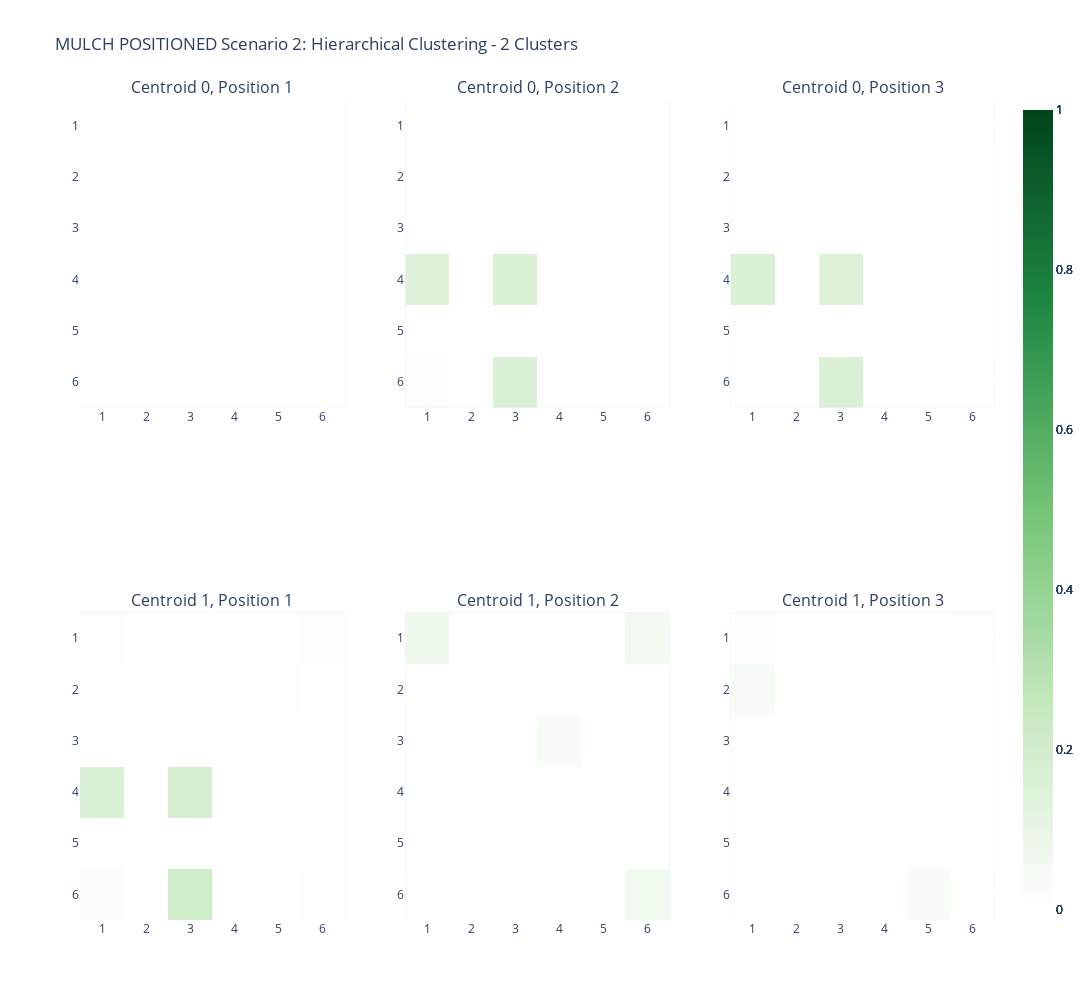

Source (notebook cell):
### Code cell
# heatmaps for hierarchcal (manual clustering)

memberships = [[], []]
for i in range(len(final_perm)):
    memberships[final_perm[i]].append(i)

hierarchical_centroids = []
for group in memberships:
    hierarchical_centroids.append(list(count_table0[group].mean(axis=1)))

print(memberships)

# creates the heatmaps for the hierarchical clustering

fig = make_subplots()
if positioned:
    fig = create_centroid_heatmaps_POSITIONED(hierarchical_centroids)
else:
    fig = create_centroid_heatmaps_POSITIONLESS(hierarchical_centroids)
fig.update_layout(title=f'MULCH {positioned_label} Scenario 2: Hierarchical Clustering - {len(memberships)} Clusters')
fig.show()

### Figure 1 — Plotly figure (JSON) as saved in the notebook; plotly's stock layout.template omitted (floating-point values rounded to 4 significant figures)
{"data": [{"colorscale": [[0, "rgb(256,256,256)"], [0.25, "rgb(198,233,191)"], [0.5, "rgb(116,196,118)"], [0.75, "rgb(32,137,68)"], [1, "rgb(0,68,27)"]], "type": "heatmap", "x": [1, 2, 3, 4, 5, 6], "xaxis": "x", "y": [6, 5, 4, 3, 2, 1], "yaxis": "y", "z": [[0.0003073, 7.479e-05, 6.354e-05, 0.0001827, 0.0004725, 0.004411], [7.5e-05, 0.0001159, 6.417e-06, 3.172e-05, 0.001874, 0.0004463], [3.834e-05, 0, 1.575e-05, 0, 1.737e-05, 1.525e-05], [0.0001815, 6.203e-05, 0, 0.0006455, 1.688e-05, 4.763e-05], [0.0004512, 0.001201, 8.472e-06, 0, 0.001268, 0.0005503], [0.003404, 0.0005324, 1.053e-05, 5.57e-05, 0.0006631, 0.004002]], "zmax": 1, "zmid": 0.5, "zmin": 0}, {"colorscale": [[0, "rgb(256,256,256)"], [0.25, "rgb(198,233,191)"], [0.5, "rgb(116,196,118)"], [0.75, "rgb(32,137,68)"], [1, "rgb(0,68,27)"]], "type": "heatmap", "x": [1, 2, 3, 4, 5, 6], "xaxis": "x2", "y": [6, 5, 4, 3, 2, 1], "yaxis": "y2", "z": [[0.01501, 6.9e-05, 0.1577, 0.0007736, 0.0009052, 0.0001653], [0.0001118, 3.647e-05, 0.001136, 0.0004478, 3.946e-05, 2.914e-05], [0.1427, 0.0005983, 0.1607, 0.0007837, 7.571e-05, 4.097e-05], [0.0008663, 0.0004137, 0.0008752, 0.0003208, 1.09e-05, 5.015e-05], [0.0008823, 8.498e-06, 7.703e-05, 0, 0.0002088, 7.868e-05], [0.0002078, 3.217e-05, 3.616e-05, 5.256e-05, 4.03e-05, 0.0002103]], "zmax": 1, "zmid": 0.5, "zmin": 0}, {"colorscale": [[0, "rgb(256,256,256)"], [0.25, "rgb(198,233,191)"], [0.5, "rgb(116,196,118)"], [0.75, "rgb(32,137,68)"], [1, "rgb(0,68,27)"]], "type": "heatmap", "x": [1, 2, 3, 4, 5, 6], "xaxis": "x3", "y": [6, 5, 4, 3, 2, 1], "yaxis": "y3", "z": [[0, 0, 0.1622, 0.0009801, 0.0005713, 0.004453], [0, 0, 0.001223, 0.0005027, 0.001779, 0.0004657], [0.1602, 0.0006312, 0.1445, 0.0007127, 6.954e-05, 5.407e-05], [0.0009757, 0.0005141, 0.0008862, 0.0002759, 2.778e-05, 0], [0.0005549, 0.001186, 8.841e-05, 0, 0.001118, 0.0004736], [0.003943, 0.0005492, 3.838e-05, 1.32e-05, 0.0005826, 0.003445]], "zmax": 1, "zmid": 0.5, "zmin": 0}, {"colorscale": [[0, "rgb(256,256,256)"], [0.25, "rgb(198,233,191)"], [0.5, "rgb(116,196,118)"], [0.75, "rgb(32,137,68)"], [1, "rgb(0,68,27)"]], "type": "heatmap", "x": [1, 2, 3, 4, 5, 6], "xaxis": "x4", "y": [6, 5, 4, 3, 2, 1], "yaxis": "y4", "z": [[0.01793, 0.00013, 0.2087, 0.002355, 0.005377, 0.006484], [0.0004156, 2.157e-05, 0.003214, 0.0005129, 1.931e-05, 0.0003588], [0.1713, 0.001295, 0.1893, 0.002007, 0.0006001, 0.0002564], [0.002478, 0.002232, 0.002128, 0.0002992, 2.051e-05, 0], [0.003151, 0, 0.0004797, 0, 0.006583, 0.004059], [0.007106, 0.0002719, 0.001, 0, 0.001618, 0.01235]], "zmax": 1, "zmid": 0.5, "zmin": 0}, {"colorscale": [[0, "rgb(256,256,256)"], [0.25, "rgb(198,233,191)"], [0.5, "rgb(116,196,118)"], [0.75, "rgb(32,137,68)"], [1, "rgb(0,68,27)"]], "type": "heatmap", "x": [1, 2, 3, 4, 5, 6], "xaxis": "x5", "y": [6, 5, 4, 3, 2, 1], "yaxis": "y5", "z": [[0.006908, 2.946e-05, 0.001626, 0.001789, 0.0002098, 0.06161], [1.917e-05, 0.0003425, 7.965e-06, 9.935e-05, 0.002954, 0.0006439], [0.001815, 0, 0.0006117, 0, 8.913e-05, 0.001082], [0.002249, 0.0004707, 0, 0.03605, 2.051e-05, 0], [0.0001071, 0.003216, 0, 0, 0.002317, 0.0002063], [0.06631, 0.0002257, 8.261e-05, 0.001489, 0.0003259, 0.05266]], "zmax": 1, "zmid": 0.5, "zmin": 0}, {"colorscale": [[0, "rgb(256,256,256)"], [0.25, "rgb(198,233,191)"], [0.5, "rgb(116,196,118)"], [0.75, "rgb(32,137,68)"], [1, "rgb(0,68,27)"]], "type": "heatmap", "x": [1, 2, 3, 4, 5, 6], "xaxis": "x6", "y": [6, 5, 4, 3, 2, 1], "yaxis": "y6", "z": [[0, 0, 0.0002898, 0.0008355, 0.02551, 0.005508], [0, 0, 1.128e-06, 0.000809, 1.593e-05, 0.001525], [0.000201, 4.6e-05, 0.000138, 0, 0.0005409, 0], [0.003186, 0.001265, 0, 0.002172, 0, 0.00108], [0.03607, 6.838e-06, 5.284e-05, 0, 0.002477, 0.0003712], [0.01012, 0.001714, 0, 0.000231, 9.928e-05, 0.006093]], "zmax": 1, "zmid": 0.5, "zmin": 0}], "layout": {"annotations": [{"font": {"size": 16}, "showarrow": false, "text": "Centroid 0, Position 1", "x": 0.1444, "xanchor": "center", "xref": "paper", "y": 1, "yanchor": "bottom", "yref": "paper"}, {"font": {"size": 16}, "showarrow": false, "text": "Centroid 0, Position 2", "x": 0.5, "xanchor": "center", "xref": "paper", "y": 1, "yanchor": "bottom", "yref": "paper"}, {"font": {"size": 16}, "showarrow": false, "text": "Centroid 0, Position 3", "x": 0.8556, "xanchor": "center", "xref": "paper", "y": 1, "yanchor": "bottom", "yref": "paper"}, {"font": {"size": 16}, "showarrow": false, "text": "Centroid 1, Position 1", "x": 0.1444, "xanchor": "center", "xref": "paper", "y": 0.375, "yanchor": "bottom", "yref": "paper"}, {"font": {"size": 16}, "showarrow": false, "text": "Centroid 1, Position 2", "x": 0.5, "xanchor": "center", "xref": "paper", "y": 0.375, "yanchor": "bottom", "yref": "paper"}, {"font": {"size": 16}, "showarrow": false, "text": "Centroid 1, Position 3", "x": 0.8556, "xanchor": "center", "xref": "paper", "y": 0.375, "yanchor": "bottom", "yref": "paper"}], "height": 1000, "title": {"text": "MULCH POSITIONED Scenario 2: Hierarchical Clustering - 2 Clusters"}, "width": 1300, "xaxis": {"anchor": "y", "domain": [0, 0.2889], "tickvals": [1, 2, 3, 4, 5, 6]}, "xaxis2": {"anchor": "y2", "domain": [0.3556, 0.6444], "tickvals": [1, 2, 3, 4, 5, 6]}, "xaxis3": {"anchor": "y3", "domain": [0.7111, 1], "tickvals": [1, 2, 3, 4, 5, 6]}, "xaxis4": {"anchor": "y4", "domain": [0, 0.2889], "tickvals": [1, 2, 3, 4, 5, 6]}, "xaxis5": {"anchor": "y5", "domain": [0.3556, 0.6444], "tickvals": [1, 2, 3, 4, 5, 6]}, "xaxis6": {"anchor": "y6", "domain": [0.7111, 1], "tickvals": [1, 2, 3, 4, 5, 6]}, "yaxis": {"anchor": "x", "autorange": "reversed", "domain": [0.625, 1]}, "yaxis2": {"anchor": "x2", "autorange": "reversed", "domain": [0.625, 1]}, "yaxis3": {"anchor": "x3", "autorange": "reversed", "domain": [0.625, 1]}, "yaxis4": {"anchor": "x4", "autorange": "reversed", "domain": [0, 0.375]}, "yaxis5": {"anchor": "x5", "autorange": "reversed", "domain": [0, 0.375]}, "yaxis6": {"anchor": "x6", "autorange": "reversed", "domain": [0, 0.375]}}}
